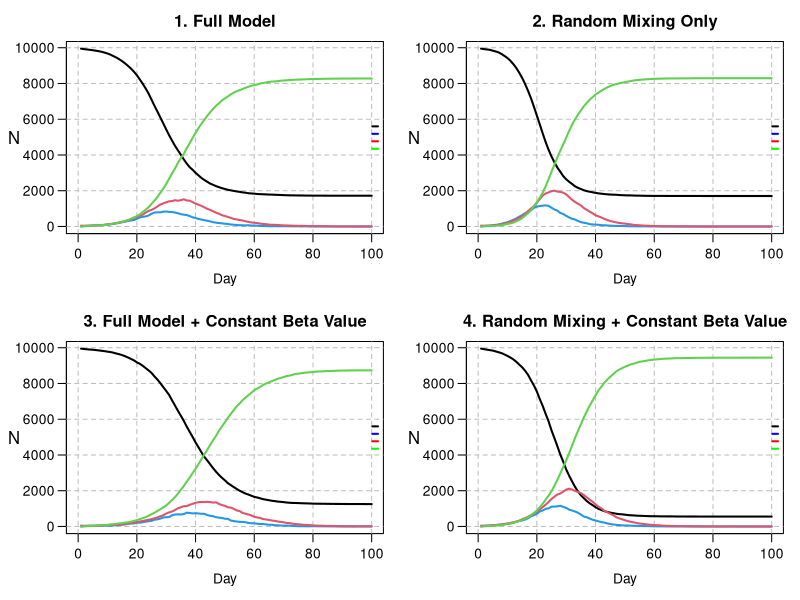

Reproduce this figure in R.
# Zachary Gavin (s2222962): Wrote get.net, wrote household allocation, created initial nseir function, debugging and commenting
# Shaehroz Khalid (s2869421): All plotting and visualisation, turned household allocation vector to one line, debugging and commenting
# Brandon Causing (s2901457): Completion and performance optimisation of the main nseir simulation function, debugging and commenting
# division of work was close to 1/3 each

################################################################################


## GENERAL DESCRIPTION

# This script implements an agent-based SEIR (Susceptible-Exposed-Infected-Recovered)
# model to simulate the spread of an epidemic in a population of n individuals.
# The model incorporates three modes of transmission: within-household, through a
# pre-defined social network, and via random mixing.
# The script defines functions to generate the population and social network,
# run the SEIR simulation, and plot the results under different scenarios.
# The final section compares four scenarios to analyse the impact of social
# structure and individual heterogeneity (beta) on the epidemic dynamics.




######################################################################
### ------- START OF MODEL SETUP AND POPULATION GENERATION ------- ###
######################################################################

# This section defines the global parameters for the model and generates the
# base population, assigning each of the 'n' individuals to a household.


n <- 10000
people <- 1:n
h_max <- 5
beta <- runif(n, 0, 1)



######################################################################
######## ---------- HOUSEHOLD GENERATION FUNCTION ---------- #########
######################################################################

# generate n hh sizes uniform on {1,2,3,4,5}, make a vector repeating
# the "household number" the size of the hh times, then cut off at length n.

h <- rep(1:n, sample(1:h_max, n, replace = TRUE))[1:n] 


######################################################################
############ ------- NETWORK GENERATION FUNCTION ------- #############
######################################################################

# This function creates the social network connections between individuals
# who are not in the same household.

# beta is the length n vector of sociability parameters, h contains household 
# connections, nc is the average number of network connections someone has.
# get.net initially generates a vector of Bernoullis for each person i, containing
# their connections with people (i+1):n. For each person, this is immediately 
# turned into a list of indices to save computation time, then into a list
# of connection pairs for inversion and removing hh connections.

get.net <- function(beta, h, nc=15) {
  
  n <- length(h)
  b_bar <- sum(beta)/length(beta)
  # initialising two lists to store connections
  conns_init <- vector(mode = "list", length = n) 
  conns <- vector(mode = "list", length = n)
  for (i in 1:n) {
    if (i<n){
      b <- rbinom(n-i, 1, nc*beta[i]*beta[(i+1):n]/(b_bar^2*(n-1)) )
      # which(b==1) returns values in 1:n-i, so +i to get indices in (i+1):n
      conns_init[[i]] <- which(b == 1) + i  
    }
  }
  
  # vectorised rep, sapply returns vector. pairs is all unique net connections
  pairs <- cbind(rep(1:n, sapply(conns_init, length)), unlist(conns_init)) 
  
  if (nrow(pairs) > 0) { 
    # keep only rows of pairs where members are not in the same household
    pairs <- pairs[h[pairs[,1]] != h[pairs[,2]], , drop = FALSE] 
    
    if(nrow(pairs) > 0) {
      for (i in 1:nrow(pairs)){
        # add person 1 in pair to connections list of person 2, and vice-versa
        conns[[pairs[i,1]]] <- append(conns[[pairs[i,1]]],  pairs[i,2] )
        conns[[pairs[i,2]]] <- append(conns[[pairs[i,2]]],  pairs[i,1] )
      }
    }
  }
  
  return(conns)
}


######################################################################
############## ------- SEIR SIMULATION FUNCTION ------- ##############
######################################################################

# This function is the core of the model. It simulates the epidemic over 
# nt time steps, tracking the number of individuals in each SEIR compartment.

# beta is sociability vector. h contains a list of what household each person 
# is in. alink is a nested list of the net connections of each person. 
# alpha contains parameters governing the prob. of exposure from each pathway. 
# alpha[1] concerns hh infection, alpha[2] network infections, alpha[3] gen. mixing. 
# delta is daily prob of I->R. gamma is daily prob of E->R. 
# nc is a measure of how much "social interaction" happens in the population
# nt is number of days the simulation runs over, and pinf is prop of population
# initially infected

nseir <- function(beta, h, alink, 
                  alpha=c(0.1, 0.01, 0.01), 
                  delta=.2, 
                  gamma=.4, 
                  nc=15, nt=100, pinf=.005) {
  
  ### --- 1. Set-Up --- ###
  n <- length(beta)
  x <- rep(0,n) # everyone starts off susceptible 
  num_to_infect <- max(1, round(pinf*n))
  x[sample(1:n, num_to_infect)] <- 2 # pick a few people to start off infected
  
  # set up households (who's in each household)
  hh_index_list <- split(1:n, h) 
  
  # for future calculation of mixing probs
  b_bar <- sum(beta)/n
  
  # initialize counts of statuses for day 1
  t <- S <- E <- I <- R <- rep(0, nt)
  t[1] <- 1
  S[1] <- n - num_to_infect
  I[1] <- num_to_infect
  
  ### --- 2. Daily Simulation --- ###
  # each day:
  # -- find who transitions to a different status 
  # -- count how many people are in each status
  for(i in 2:nt) {
    
    # random numbers assigned to each person to compare with transition probs
    u <- runif(n) 
    
    # keep track of infected people
    infected_indices <- which(x == 2)
    n_infected <- length(infected_indices)
    
    ## -- 2a. Infectious to Recovered -- ##
    # transition from infected to recover with probability = delta
    x[x == 2 & u < delta] <- 3
    
    ## -- 2b. Exposed to Infectious -- ##
    # transition from exposed to infected with probability = gamma
    x[x == 1 & u < gamma] <- 2
    
    ## -- 2c. Set-Up of Susceptible to Exposed -- ##
    # find who transitions from susceptible to exposed
    # initialize lists of those exposed through infected people 
    hh_exposed <- net_exposed <- mix_exposed <- integer(0)
    
    # if nobody's infected, nobody can become exposed
    if (n_infected > 0) {
      
      ## -- 2c(i). Household Exposure -- ##
      # find who gets infected from household contacts
      # ** prob of getting infected by a household member = alpha[1]
      # -----
      # count how many people are infected in each household
      hh_infected_counts <- tabulate(h[infected_indices], nbins = max(h))
      # which households have someone infected in them
      infected_hh <- which(hh_infected_counts > 0)
      # prob of infection by at least one infected household member
      if (length(infected_hh) > 0) {
        hh_probs <- 1 - (1-alpha[1])^hh_infected_counts[infected_hh]
        # who transitions to infected in the household
        hh_exposed <- unlist(
          Map(function(hh, prob) { # this applies function to each pair
            hh_members <- hh_index_list[[as.character(hh)]]
            sus <- hh_members[x[hh_members] == 0] 
            sus[u[sus] < prob]
          }, hh = infected_hh, prob = hh_probs), use.names = FALSE
        )
      }
      
      ## -- 2c(ii). Regular Network Exposure -- ##
      # find who gets infected from regular network contacts
      # ** prob of getting infected by regular network contact = alpha[2]
      # -----
      # who is in a regular network with someone infected
      neighbors_of_infected <- unlist(alink[infected_indices], use.names = FALSE)
      if(length(neighbors_of_infected) > 0) {
        # count how many people are infected in each regular network 
        net_infected_counts <- tabulate(neighbors_of_infected, nbins = n)
        # which networks have someone infected in them
        sus_exposed_to_net <- which(net_infected_counts > 0 & x == 0)
        # prob of infection by at least one infected regular network contact
        if (length(sus_exposed_to_net) > 0) {
          net_probs <- 1 - (1-alpha[2])^net_infected_counts[sus_exposed_to_net]
          # who transitions to infected in network
          net_exposed <- sus_exposed_to_net[u[sus_exposed_to_net] < net_probs]
        }
      }
      
      ## -- 2c(iii). Random Mixing Exposure -- ##
      # find who gets infected from random mixing
      # ** prob of infection by random mixing = a[3]*b[i]*b[j]/(b_bar^2*(n-1))
      # ** b[i], b[j] are "sociability" parameters for people i, j
      # -----
      # total number of contacts between all infected people
      total_contacts <- n_infected * nc
      # randomly select who those contacts are
      contacts <- sample(n, total_contacts, replace = TRUE)
      # match infected people to their corresponding contacts
      infected_repeats <- rep(infected_indices, each = nc)
      # for each infected person, replace any contacts that are themselves (rare)
      invalid <- contacts == infected_repeats
      while (any(invalid)) {
        contacts[invalid] <- sample(1:n, sum(invalid), replace = TRUE)
        invalid <- contacts == infected_repeats
      } # implicitly makes prob of selection = nc/(n-1)
      
      # infection probs between infected people and their contacts
      probs <- alpha[3]*beta[infected_repeats]*beta[contacts]/(b_bar^2)
      # safeguard against probabilities > 1, which happens when both
      # -- alpha[3]/b_bar^2 > 1 (when alpha[3] large or beta right-skewed),
      # -- both beta[i], beta[j] close to 1 (highly social)
      if (alpha[3]/b_bar^2 > 1) {
        probs <- pmin(probs, 1)
      }
      # exp^(sum(log(x_i))) computationally faster than prod(x_i)
      log_prob_no_infection <- log1p(-probs)
      sum_log_probs <- tapply(log_prob_no_infection, contacts, sum)
      # prob of infection by at least one infected random contact
      prob_infection <- 1 - exp(sum_log_probs)
      # all together, we have the desired probability
      
      # keep track of who came into contact with those infected
      ids_contacted <- as.integer(names(sum_log_probs))
      # subset to those that are susceptible
      sus_contacted <- ids_contacted[x[ids_contacted] == 0]
      # who transitions to infected from mixing
      if(length(sus_contacted) > 0) {
        # new unifs to ensure independence from network/household processes
        u_mix <- runif(length(sus_contacted), 0, 1) 
        prob_idx <- match(sus_contacted, ids_contacted)
        mix_exposed <- sus_contacted[u_mix < prob_infection[prob_idx]]
      }
      
    }
    
    ## -- 2d. Susceptible to Exposed -- ##
    # gather everyone who transitions from susceptible to exposed
    if (length(hh_exposed) > 0 || length(net_exposed) > 0 || length(mix_exposed) > 0) {
      newly_exposed <- unique(c(hh_exposed, net_exposed, mix_exposed))
      x[newly_exposed] <- 1
    }
    
    ## -- 2e. Daily Counts -- ##
    # keep track of daily counts of statuses
    S[i] <- sum(x == 0)
    E[i] <- sum(x == 1)
    I[i] <- sum(x == 2)
    R[i] <- sum(x == 3)
    t[i] <- i
  }
  
  ### --- 3. Output --- ###
  # each component of list is an SEIR status with corresponding daily counts
  return(list(t = t, S = S, E = E, I = I, R = R))
}


######################################################################
############## ------- PLOTTING HELPER FUNCTION ------- ##############
######################################################################

epi_plot <- function(beta, h, alink, 
                     alpha = c(0.1, 0.01, 0.01),
                     delta = 0.2,
                     gamma = 0.4,
                     nc = 15, nt = 100, pinf = 0.005,
                     title = "SEIR Dynamics") {
  
  epi <- nseir(beta, h, alink, alpha, delta, gamma, nc, nt, pinf)
  
  plot(x = NA, y = NA, xlim = c(0, max(epi$t)), ylim = c(0, max(epi$S)), 
       xlab = "", ylab = "", main = title, las = 1)
  
  grid(nx = NULL, ny = NULL, lty = 2, col = "gray", lwd = 1)
  
  title(xlab = "Day", mgp = c(2.2, 0.7, 0)) #Spacing for x axis and title
  mtext("N", side = 2, line = 2.8, las = 1) #Spacing for y axis and title
  
  lines(x = epi$t, y = epi$S, lty = 1, lwd = 2)
  lines(epi$E, col = 4, lty = 1, lwd = 2) 
  lines(epi$I, col = 2, lty = 1, lwd = 2)
  lines(epi$R, col = 3, lty = 1, lwd = 2)

  legend(x = "right", 
         legend = c("Susceptible", "Exposed",
                    "Infected", "Recovered"),
         col = c("black", "blue",
                  "red", "green"),
         lty = 1, lwd = 2, seg.len = 0.5,
         x.intersp = 0.5, y.intersp = 0.5,
         inset = -0.22,
         bty = "n",
         cex = 0.9)
}


######################################################################
############# ------- MODEL SCENARIO COMPARISON ------- ##############
######################################################################

par(mfrow = c(2, 2), mar = c(4, 4, 2.5, 1), mgp = c(2.2, 0.7, 0)) #2x2 grid, mar allows good spacing, mgp moves axis

alink <- get.net(beta, h)

#scenario 1: full model with default parameters
epi_plot(beta, h, alink, title = "1. Full Model")


#scenario 2: random mixing only
epi_plot(beta, h, alink, alpha = c(0, 0, 0.04),
         title = "2. Random Mixing Only")

#scenario 3: full model with constant beta value
beta_const <- rep(mean(beta), n)
alink_const_beta <- get.net(beta_const, h)
epi_plot(beta_const, h, alink_const_beta, 
         title = "3. Full Model + Constant Beta Value")

#scenario 4: random mixing with constant beta
epi_plot(beta_const, h, alink_const_beta, alpha = c(0, 0, 0.04),
         title = "4. Random Mixing + Constant Beta Value")

par(mfrow = c(1, 1))


######################################################################
################ ------- DISCUSSION OF PLOTS -------- ################
######################################################################

# When we remove household and network effects, while holding constant the
# total no. of daily contacts, we see the epidemic proceeding noticeably
# faster. This occurs both in the case of non-constant and constant beta.
# In the full model, although the total number of contacts in a day
# is the same as the mixing only model, these contacts will be
# concentrated locally. This introduces the possibility, for instance,
# for household groups to all get infected, at which point there can 
# be no disease spread in this pathway. These types of effects will
# combine to slow the spread when compared to the mixing only model. 
